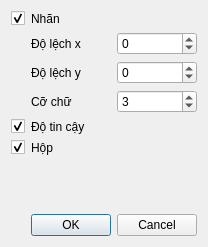
<?xml version="1.0" encoding="UTF-8"?>
<ui version="4.0">
 <class>Dialog</class>
 <widget class="QDialog" name="Dialog">
  <property name="geometry">
   <rect>
    <x>0</x>
    <y>0</y>
    <width>198</width>
    <height>247</height>
   </rect>
  </property>
  <property name="windowTitle">
   <string>Hiển thị kết quả</string>
  </property>
  <layout class="QGridLayout" name="gridLayout">
   <item row="1" column="0">
    <widget class="QCheckBox" name="chkLabel">
     <property name="text">
      <string/>
     </property>
     <property name="checked">
      <bool>true</bool>
     </property>
    </widget>
   </item>
   <item row="8" column="1">
    <spacer name="verticalSpacer">
     <property name="orientation">
      <enum>Qt::Orientation::Vertical</enum>
     </property>
     <property name="sizeHint" stdset="0">
      <size>
       <width>20</width>
       <height>40</height>
      </size>
     </property>
    </spacer>
   </item>
   <item row="3" column="1">
    <layout class="QHBoxLayout" name="hboxOffsetX">
     <item>
      <widget class="QLabel" name="lblOffsetX">
       <property name="maximumSize">
        <size>
         <width>80</width>
         <height>16777215</height>
        </size>
       </property>
       <property name="text">
        <string>Độ lệch x</string>
       </property>
      </widget>
     </item>
     <item>
      <widget class="QSpinBox" name="sbOffsetX">
       <property name="minimum">
        <number>-5000</number>
       </property>
       <property name="maximum">
        <number>5000</number>
       </property>
      </widget>
     </item>
    </layout>
   </item>
   <item row="7" column="1">
    <widget class="QLabel" name="lblBox">
     <property name="text">
      <string>Hộp</string>
     </property>
    </widget>
   </item>
   <item row="4" column="1">
    <layout class="QHBoxLayout" name="hboxOffsetY">
     <item>
      <widget class="QLabel" name="lblOffsetY">
       <property name="maximumSize">
        <size>
         <width>80</width>
         <height>16777215</height>
        </size>
       </property>
       <property name="text">
        <string>Độ lệch y</string>
       </property>
      </widget>
     </item>
     <item>
      <widget class="QSpinBox" name="sbOffsetY">
       <property name="minimum">
        <number>-5000</number>
       </property>
       <property name="maximum">
        <number>5000</number>
       </property>
      </widget>
     </item>
    </layout>
   </item>
   <item row="9" column="1">
    <widget class="QDialogButtonBox" name="buttonBox">
     <property name="orientation">
      <enum>Qt::Orientation::Horizontal</enum>
     </property>
     <property name="standardButtons">
      <set>QDialogButtonBox::StandardButton::Cancel|QDialogButtonBox::StandardButton::Ok</set>
     </property>
    </widget>
   </item>
   <item row="6" column="1">
    <widget class="QLabel" name="lblConf">
     <property name="text">
      <string>Độ tin cậy</string>
     </property>
    </widget>
   </item>
   <item row="7" column="0">
    <widget class="QCheckBox" name="chkBox">
     <property name="text">
      <string/>
     </property>
     <property name="checked">
      <bool>true</bool>
     </property>
    </widget>
   </item>
   <item row="6" column="0">
    <widget class="QCheckBox" name="chkConf">
     <property name="text">
      <string/>
     </property>
     <property name="checked">
      <bool>true</bool>
     </property>
    </widget>
   </item>
   <item row="1" column="1">
    <widget class="QLabel" name="lblLabel">
     <property name="text">
      <string>Nhãn</string>
     </property>
    </widget>
   </item>
   <item row="5" column="1">
    <layout class="QHBoxLayout" name="hboxFontSize">
     <item>
      <widget class="QLabel" name="lblFontSize">
       <property name="maximumSize">
        <size>
         <width>80</width>
         <height>16777215</height>
        </size>
       </property>
       <property name="text">
        <string>Cỡ chữ</string>
       </property>
      </widget>
     </item>
     <item>
      <widget class="QSpinBox" name="sbFontSize">
       <property name="minimum">
        <number>1</number>
       </property>
       <property name="maximum">
        <number>10</number>
       </property>
       <property name="value">
        <number>3</number>
       </property>
      </widget>
     </item>
    </layout>
   </item>
  </layout>
 </widget>
 <resources/>
 <connections>
  <connection>
   <sender>buttonBox</sender>
   <signal>accepted()</signal>
   <receiver>Dialog</receiver>
   <slot>accept()</slot>
   <hints>
    <hint type="sourcelabel">
     <x>248</x>
     <y>254</y>
    </hint>
    <hint type="destinationlabel">
     <x>157</x>
     <y>274</y>
    </hint>
   </hints>
  </connection>
  <connection>
   <sender>buttonBox</sender>
   <signal>rejected()</signal>
   <receiver>Dialog</receiver>
   <slot>reject()</slot>
   <hints>
    <hint type="sourcelabel">
     <x>316</x>
     <y>260</y>
    </hint>
    <hint type="destinationlabel">
     <x>286</x>
     <y>274</y>
    </hint>
   </hints>
  </connection>
 </connections>
</ui>
